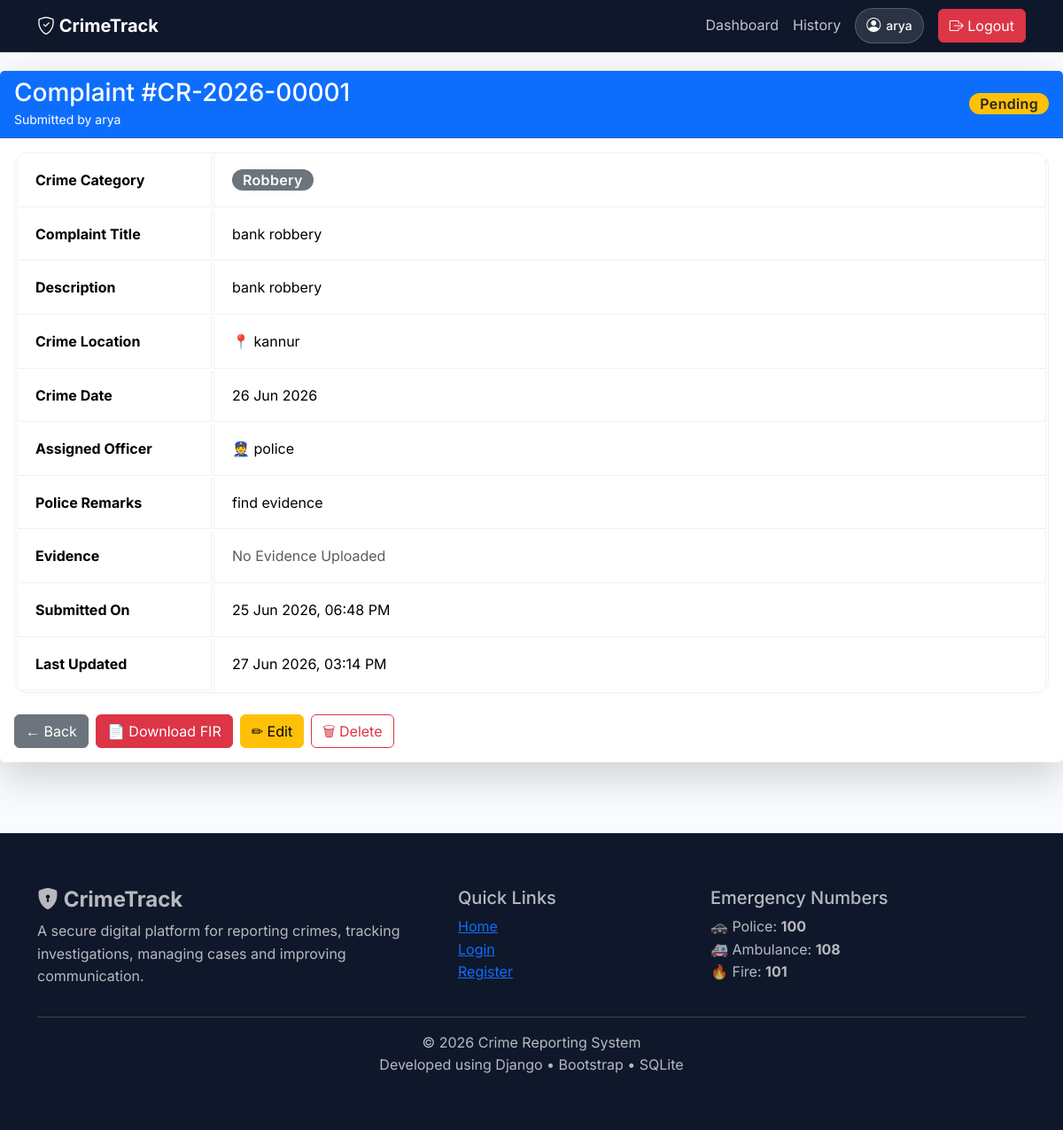
Page /complaint/1/ (signed in) on the committed database.
### crime/models.py (models this page shows, shortened)
class Complaint(models.Model):
    complaint_number = models.CharField(
        max_length=25,
        unique=True,
        blank=True
    )
    CATEGORY = [
        ("Theft", "Theft"),
        ("Assault", "Assault"),
        ("Cyber Crime", "Cyber Crime"),
        ("Domestic Violence", "Domestic Violence"),
        ("Missing Person", "Missing Person"),
        ("Drug Crime", "Drug Crime"),
        ("Traffic Violation", "Traffic Violation"),
        ("Fraud", "Fraud"),
        ("Robbery", "Robbery"),
        ("Other", "Other"),
    ]
    STATUS = [
        ("Pending", "Pending"),
        ("Assigned", "Assigned"),
        ("Investigating", "Investigating"),
        ("Closed", "Closed"),
    ]
    PRIORITY = [
        ("Low", "Low"),
        ("Medium", "Medium"),
        ("High", "High"),
        ("Emergency", "Emergency"),
    ]
    user = models.ForeignKey(User, on_delete=models.CASCADE)
    email = models.EmailField(blank=True)
    phone = models.CharField(max_length=15, blank=True)
    anonymous = models.BooleanField(default=False)
    category = models.CharField(max_length=50, choices=CATEGORY, default="Other")
    title = models.CharField(max_length=200)
    description = models.TextField()
    location = models.CharField(max_length=255)
    latitude = models.DecimalField(max_digits=9, decimal_places=6, null=True, blank=True)
    longitude = models.DecimalField(max_digits=9, decimal_places=6, null=True, blank=True)
    crime_date = models.DateField()
    evidence = models.FileField(upload_to="evidence/", blank=True, null=True)
    priority = models.CharField(max_length=20, choices=PRIORITY, default="Medium")
    status = models.CharField(max_length=20, choices=STATUS, default="Pending")
    assigned_officer = models.ForeignKey(
        User,
        on_delete=models.SET_NULL,
        null=True,
        blank=True,
        related_name="assigned_complaints"
    )
    remarks = models.TextField(blank=True)
    fir_generated = models.BooleanField(default=False)
    is_read = models.BooleanField(default=False)
    is_resolved = models.BooleanField(default=False)
    created_at = models.DateTimeField(auto_now_add=True)
    updated_at = models.DateTimeField(auto_now=True)
    class Meta:
        ordering = ["-created_at"]
        indexes = [
            models.Index(fields=["status"]),
            models.Index(fields=["category"]),
            models.Index(fields=["priority"]),
            models.Index(fields=["created_at"]),
        ]

### crime/views.py (the view)
# urls.py: path("complaint/<int:id>/", views.complaint_detail, name="detail"),
@login_required
def complaint_detail(request, id):
    if request.user.is_superuser or request.user.groups.filter(name="police").exists():
        complaint = get_object_or_404(Complaint, id=id)
    else:
        complaint = get_object_or_404(
            Complaint,
            id=id,
            user=request.user
        )
    return render(request, "complaint_detail.html", {
        "complaint": complaint
    })

### templates/complaint_detail.html (shortened to what this page needs)
{% extends "base.html" %}
{% block content %}
<div class="card shadow-lg border-0 complaint-card">
    <div class="card-header bg-primary text-white d-flex justify-content-between align-items-center">
        <div>
            <h3 class="mb-0">
                Complaint #{{ complaint.complaint_number }}
            </h3>
            <small>Submitted by {{ complaint.user.username }}</small>
        </div>
        <div>
            {% if complaint.status == "Pending" %}
                <span class="badge bg-warning text-dark fs-6">Pending</span>
            {% elif complaint.status == "Assigned" %}
                <span class="badge bg-primary fs-6">Assigned</span>
            {% elif complaint.status == "Investigating" %}
                <span class="badge bg-info fs-6">Investigating</span>
            {% else %}
                <span class="badge bg-success fs-6">Closed</span>
            {% endif %}
        </div>
    </div>
    <div class="card-body">
        <table class="table table-bordered table-hover align-middle complaint-table">
            <tr>
                <th width="220">Crime Category</th>
                <td><span class="badge bg-secondary fs-6">{{ complaint.category }}</span></td>
            </tr>
            <tr>
                <th>Complaint Title</th>
                <td>{{ complaint.title }}</td>
            </tr>
            <tr>
                <th>Description</th>
                <td>{{ complaint.description }}</td>
            </tr>
            <tr>
                <th>Crime Location</th>
                <td>📍 {{ complaint.location }}</td>
            </tr>
            <tr>
                <th>Crime Date</th>
                <td>{{ complaint.crime_date|date:"d M Y" }}</td>
            </tr>
            <tr>
                <th>Assigned Officer</th>
                <td>
                    {% if complaint.assigned_officer %}
                        👮 {{ complaint.assigned_officer.username }}
                    {% else %}
                        <span class="text-muted">Not Assigned</span>
                    {% endif %}
                </td>
            </tr>
            <tr>
                <th>Police Remarks</th>
                <td>
                    {% if complaint.remarks %}
                        {{ complaint.remarks }}
                    {% else %}
                        <span class="text-muted">No Remarks Yet</span>
                    {% endif %}
                </td>
            </tr>
            <tr>
                <th>Evidence</th>
                <td>
                    {% if complaint.evidence %}
                        <a href="{{ complaint.evidence.url }}" class="btn btn-success btn-sm">
                            📂 Download Evidence
                        </a>
                    {% else %}
                        <span class="text-muted">No Evidence Uploaded</span>
                    {% endif %}
                </td>
            </tr>
            <tr>
                <th>Submitted On</th>
                <td>{{ complaint.created_at|date:"d M Y, h:i A" }}</td>
            </tr>
            <tr>
                <th>Last Updated</th>
                <td>{{ complaint.updated_at|date:"d M Y, h:i A" }}</td>
            </tr>
        </table>
        <div class="d-flex flex-wrap gap-2 mt-4">
            <a href="{% url 'history' %}" class="btn btn-secondary action-btn">
                ← Back
            </a>
            <a href="{% url 'download_pdf' complaint.id %}"
               class="btn btn-danger action-btn"
               onclick="return showDownload(this)">
                📄 Download FIR
            </a>
            {% if complaint.status == "Pending" %}
                <a href="{% url 'edit_complaint' complaint.id %}"
                    class="btn btn-warning">
                         ✏ Edit
                </a>
                <a href="{% url 'delete_complaint' complaint.id %}"
                    class="btn btn-outline-danger">
                     🗑 Delete
                </a>
            {% endif %}
        </div>
    </div>
</div>
{% endblock %}

### templates/base.html (shortened to what this page needs)
{% load static %}
<!DOCTYPE html>
<html lang="en">
<head>
    <link href="https://cdn.jsdelivr.net/npm/bootstrap@5.3.3/dist/css/bootstrap.min.css" rel="stylesheet">
    <link rel="stylesheet"
          href="https://cdn.jsdelivr.net/npm/bootstrap-icons@1.11.3/font/bootstrap-icons.min.css">
    <link rel="stylesheet" href="{% static 'css/style.css' %}">
</head>
<body>
<nav class="navbar navbar-expand-lg fixed-top">
    <div class="container">
        <a class="navbar-brand fw-bold" href="/">
            <i class="bi bi-shield-check"></i>
            CrimeTrack
        </a>
        <div class="collapse navbar-collapse" id="navbar">
            <ul class="navbar-nav ms-auto align-items-center">
                {% if user.is_authenticated %}
                    {% if user.is_superuser %}
                        <li class="nav-item">
                            <a class="nav-link" href="{% url 'admin_dashboard' %}">Dashboard</a>
                        </li>
                    {% elif user.groups.all.0.name == "police" %}
                        <li class="nav-item">
                            <a class="nav-link" href="{% url 'police_dashboard' %}">Dashboard</a>
                        </li>
                    {% else %}
                        <li class="nav-item">
                            <a class="nav-link" href="{% url 'citizen_dashboard' %}">Dashboard</a>
                        </li>
                    {% endif %}
                    <li class="nav-item">
                        <a class="nav-link" href="{% url 'history' %}">History</a>
                    </li>
                    <li class="nav-item ms-2">
                        <span class="user-badge">
                            <i class="bi bi-person-circle"></i>
                            {{ request.user.username }}
                        </span>
                    </li>
                    <li class="nav-item ms-3">
                        <a href="{% url 'logout' %}" class="btn btn-danger">
                            <i class="bi bi-box-arrow-right"></i> Logout
                        </a>
                    </li>
                {% endif %}
            </ul>
        </div>
    </div>
</nav>
<main>
    {% block content %}{% endblock %}
</main>
<footer class="footer">
    <div class="container">
        <div class="row gy-4">
            <div class="col-lg-5">
                <h4 class="fw-bold">
                    <i class="bi bi-shield-lock-fill"></i> CrimeTrack
                </h4>
                <p>
                    A secure digital platform for reporting crimes,
                    tracking investigations, managing cases and improving communication.
                </p>
            </div>
            <div class="col-lg-3">
                <h5>Quick Links</h5>
                <ul class="list-unstyled">
                    <li><a href="/">Home</a></li>
                    <li><a href="{% url 'login' %}">Login</a></li>
                    <li><a href="{% url 'register' %}">Register</a></li>
                </ul>
            </div>
            <div class="col-lg-4">
                <h5>Emergency Numbers</h5>
                <p>
                    🚓 Police: <strong>100</strong><br>
                    🚑 Ambulance: <strong>108</strong><br>
                    🔥 Fire: <strong>101</strong>
                </p>
            </div>
        </div>
        <hr>
        <div class="text-center">
            © 2026 Crime Reporting System<br>
            Developed using Django • Bootstrap • SQLite
        </div>
    </div>
</footer>
</body>
</html>

### static/css/style.css (style rules this page uses)
:root { --bg: #fafbfc; --surface: #ffffff; --text: #0f172a; --muted: #64748b; --primary: #4f46e5; --primary-glow: rgba(79, 70, 229, 0.15); --border: rgba(15, 23, 42, 0.06); --border-hover: rgba(15, 23, 42, 0.12); --radius: 16px; --radius-sm: 10px; --shadow-sm: 0 2px 8px rgba(15, 23, 42, 0.02); --shadow: 0 12px 34px rgba(15, 23, 42, 0.04), 0 4px 12px rgba(15, 23, 42, 0.02); --shadow-hover: 0 20px 40px rgba(15, 23, 42, 0.08), 0 8px 20px rgba(79, 70, 229, 0.04); --transition: all 0.3s cubic-bezier(0.16, 1, 0.3, 1); }
* { margin: 0; padding: 0; box-sizing: border-box; -webkit-font-smoothing: antialiased; -moz-osx-font-smoothing: grayscale; }
body { font-family: 'Inter', sans-serif; background: var(--bg); color: var(--text); padding-top: 80px; line-height: 1.6; }
.navbar { position:fixed; top:0; width:100%; z-index:1000; background:#0f172a; border-bottom:1px solid rgba(255,255,255,0.08); }
.navbar-brand { color:#ffffff !important; }
.nav-link { color:rgba(255,255,255,0.75) !important; }
.user-badge { display: inline-flex; align-items: center; gap: 6px; padding: 6px 12px; border-radius: 999px; background: rgba(255,255,255,0.12); color: #ffffff; font-size: 14px; font-weight: 500; border: 1px solid rgba(255,255,255,0.2); backdrop-filter: blur(10px); transition: 0.3s ease; }
.user-badge i { color: #ffffff; font-size: 16px; }
.table { background: var(--surface); border: 1px solid var(--border); border-radius: var(--radius); overflow: hidden; box-shadow: var(--shadow-sm); border-collapse: separate; }
.table td, .table th { vertical-align: middle; padding: 16px 20px; border-bottom: 1px solid var(--border); }
.table tr:last-child td { border-bottom: none; }
.badge { display: inline-flex; align-items: center; border-radius: 999px; padding: 4px 12px; font-weight: 600; font-size: 0.75rem; letter-spacing: 0.02em; }
.footer { background: #0f172a; color: rgba(255, 255, 255, 0.7); padding: 60px 0; margin-top: 80px; border-top: 1px solid rgba(255, 255, 255, 0.05); }
.card, .btn { transition: var(--transition); }

### rows in the picture
Complaint: complaint_number "CR-2026-00001", user.username "arya", category "Robbery", title "bank robbery", description "bank robbery", location "kannur", crime_date "26 Jun 2026", assigned_officer.username "police", remarks "find evidence", created_at "25 Jun 2026, 06:48 PM", updated_at "27 Jun 2026, 03:14 PM"

### other values in the picture
{{ request.user.username }} "arya"
